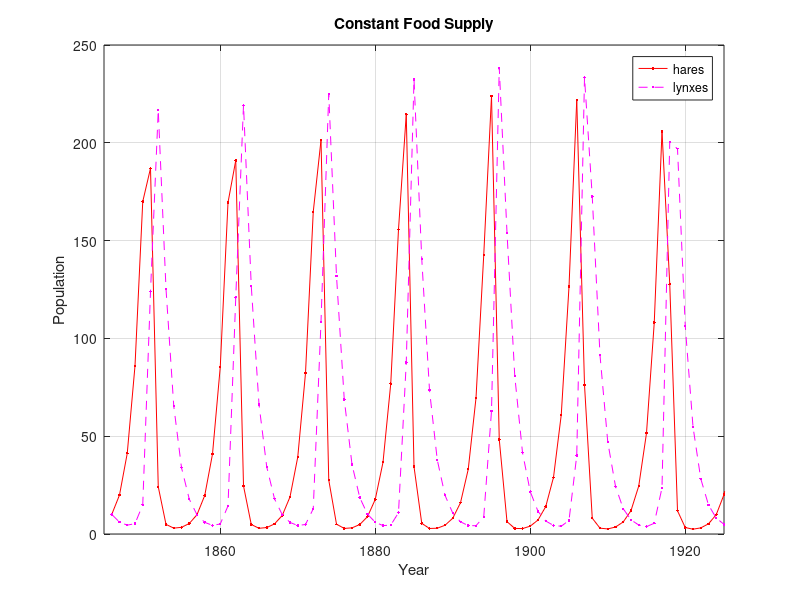

MATLAB code to generate this figure:
function constantsupply

% Set up the initial state
clear H L year
H(1) = 10; L(1) = 10;
% For simplicity, keep track of the year as well
year(1) = 1845;
% Set up parameters (note that c = a in the model below)
br = 0.8; df = 0.7; a = 0.014;
nperiods = 365; % simulate each day
duration = 90; % number of years for simulation
% Iterate the model
for k = 1:duration*nperiods
c = br; % constant food supply
H(k+1) = H(k) + (c*H(k) - a*L(k)*H(k))/nperiods;
L(k+1) = L(k) + (a*L(k)*H(k) - df*L(k))/nperiods;
year(k+1) = year(k) + 1/nperiods;
    if (mod(k, nperiods) == 1)
    % Store the annual population
    Ha((k-1)/nperiods + 1) = H(k);
    La((k-1)/nperiods + 1) = L(k);
    end
end
% Store the final population
Ha(duration) = H(duration*nperiods+1);
La(duration) = L(duration*nperiods+1);
% Plot the populations of rabbits and foxes versus time
figure 
plot(1845 + (1:duration), Ha, 'r.-', 1845 + (1:duration), La, 'm.--');
hold on;
grid on;
 title('Constant Food Supply')
axis([1845 1925 0 250]);
xlabel('Year');
ylabel('Population');
legend('hares','lynxes')
end